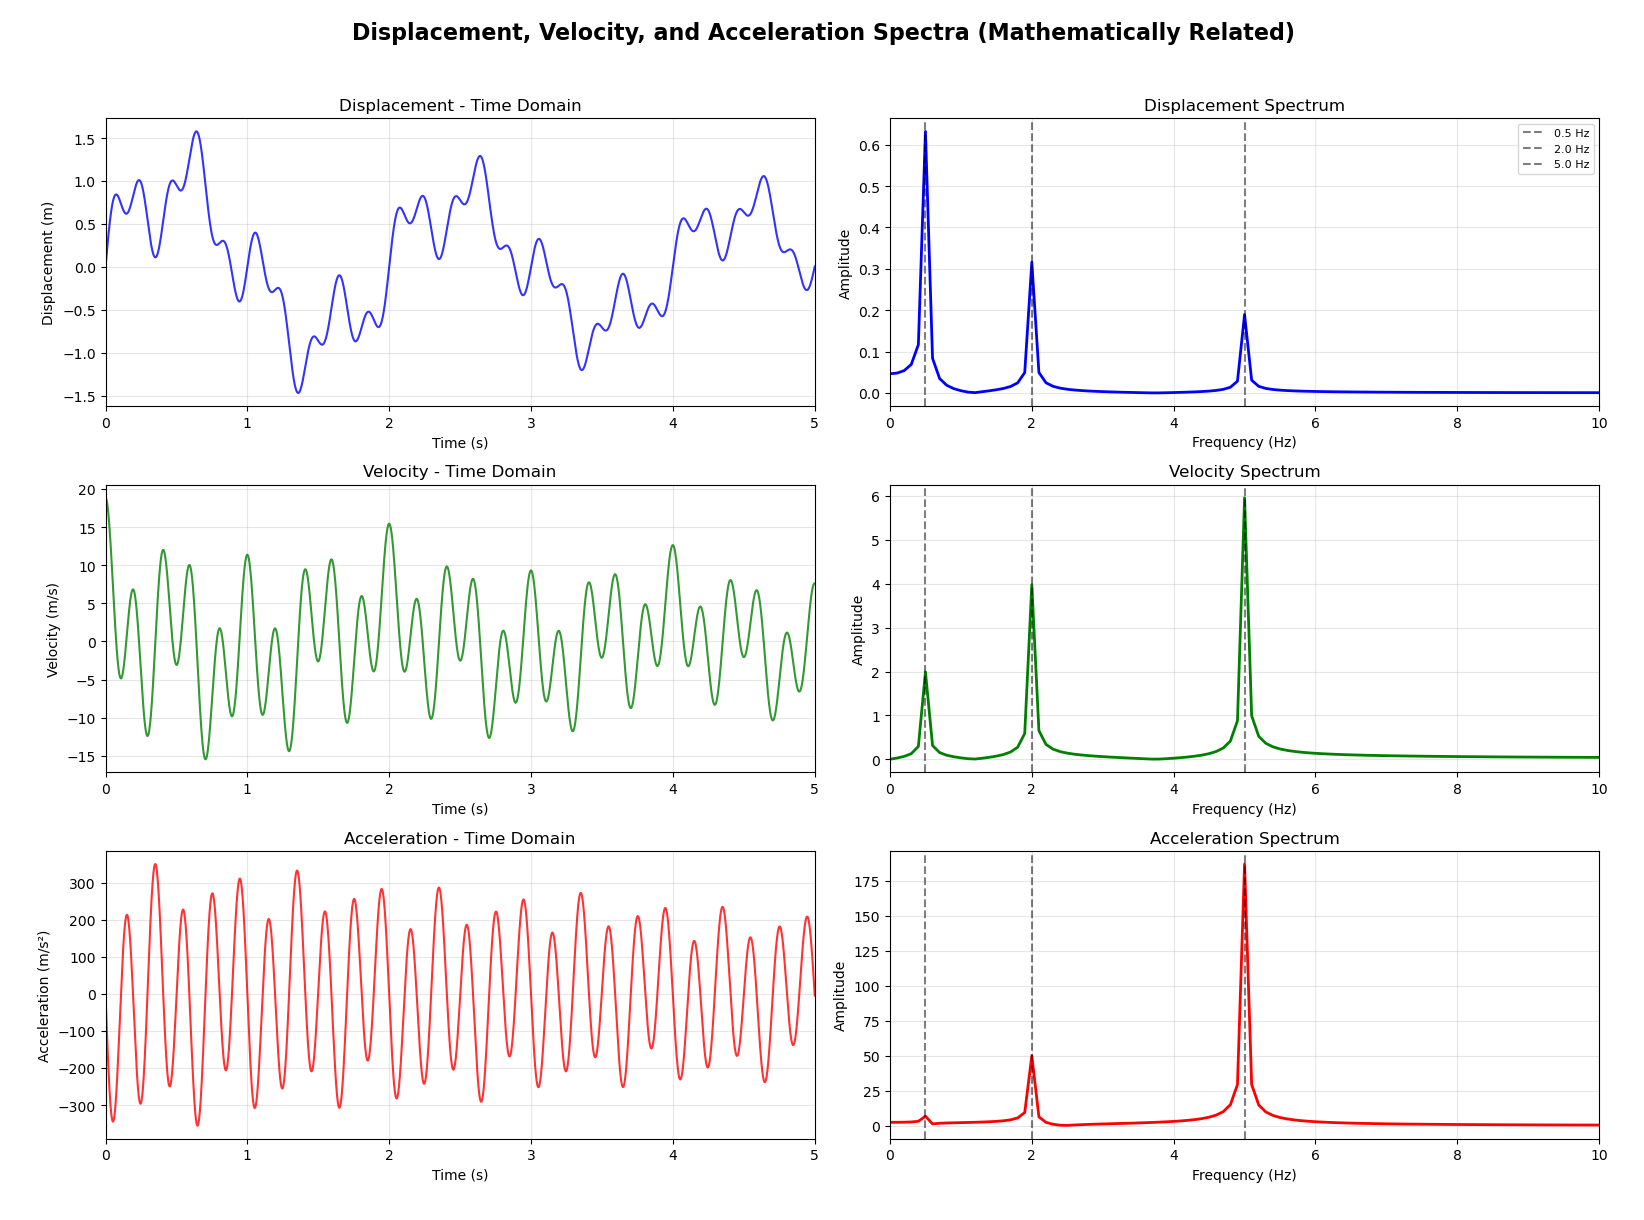

The script that drew this image:
######################################################################################################################
#                          >> IN THE NAME OF ALLAH, THE MOST GRACIOUS, THE MOST MERCIFUL <<                          #
#         SPECTRUM ANALYSIS OF KINEMATIC QUANTITIES: DISPLACEMENT, VELOCITY, AND ACCELERATION RELATIONSHIPS          #
#--------------------------------------------------------------------------------------------------------------------#
#                              THIS PROGRAM WRITTEN BY SALAR DELAVAR GHASHGHAEI (QASHQAI)                            #
#                                       EMAIL: salar.d.ghashghaei@gmail.com                                          #
######################################################################################################################
"""
 Spectral analysis of kinematic quantities (displacement, velocity, acceleration)
 is widely used in mechanical vibration analysis (machine fault detection), 
 structural health monitoring (earthquake response), SPECTRUM ANALYSIS OF KINEMATIC QUANTITIES: DISPLACEMENT,
 VELOCITY, AND ACCELERATION RELATIONSHIPSbiomechanics (gait analysis),
 and automotive/aerospace engineering (NVH testing and flight dynamics).
 It enables predictive maintenance, safety assurance, and performance optimization
 by identifying frequency patterns in dynamic systems.
 ------------------------------------------------
System that generates displacement, velocity, and acceleration spectra that are mathematically related
Key Features:
All signals are mathematically related through differentiation
[1] Vertical dashed lines mark the key frequency components
[2] The bar charts verify the theoretical relationships
[3] Numerical output confirms the relationships with error percentages
[4] The mathematical relationship is clearly demonstrated:
[5] Velocity spectrum amplitude = ω × displacement spectrum amplitude
[6] Acceleration spectrum amplitude = ω² × displacement spectrum amplitude
This shows how the spectra are fundamentally connected through the derivative relationship in the time domain.
"""
import numpy as np
import matplotlib.pyplot as plt
from scipy import signal

# Signal generation
fs = 1000  # Sampling frequency (Hz)
t = np.linspace(0, 10, fs*10)  # Time vector from 0 to 10 seconds

# Create a composite displacement signal with multiple frequency components
f1, f2, f3 = 0.5, 2.0, 5.0  # Frequencies (Hz)
A1, A2, A3 = 1.0, 0.5, 0.3  # Amplitudes
B1, B2, B3 = 2, 2, 2        # Amplitudes

# Displacement (position)
x = (A1 * np.sin(B1 * np.pi * f1 * t) + 
     A2 * np.sin(B2 * np.pi * f2 * t) + 
     A3 * np.sin(B3 * np.pi * f3 * t))

# Add some damping effect for realism
x *= np.exp(-0.1 * t)

# Velocity (first derivative of displacement)
v = np.gradient(x, t)

# Acceleration (second derivative of displacement)
a = np.gradient(v, t)

# Compute frequency spectra using FFT
def compute_spectrum(signal, fs):
    n = len(signal)
    freq = np.fft.rfftfreq(n, 1/fs)
    spectrum = np.abs(np.fft.rfft(signal)) / n * 2
    return freq, spectrum

# Spectra for each quantity
freq_x, spec_x = compute_spectrum(x, fs)
freq_v, spec_v = compute_spectrum(v, fs)
freq_a, spec_a = compute_spectrum(a, fs)

# Create the main figure
fig = plt.figure(figsize=(16, 12))
fig.suptitle('Displacement, Velocity, and Acceleration Spectra (Mathematically Related)', 
             fontsize=16, fontweight='bold', y=0.98)

# Plot 1: Time domain signals
ax1 = plt.subplot(3, 2, 1)
ax1.plot(t, x, 'b', linewidth=1.5, alpha=0.8)
ax1.set_title('Displacement - Time Domain')
ax1.set_xlabel('Time (s)')
ax1.set_ylabel('Displacement (m)')
ax1.grid(True, alpha=0.3)
ax1.set_xlim([0, 5])

ax2 = plt.subplot(3, 2, 3)
ax2.plot(t, v, 'g', linewidth=1.5, alpha=0.8)
ax2.set_title('Velocity - Time Domain')
ax2.set_xlabel('Time (s)')
ax2.set_ylabel('Velocity (m/s)')
ax2.grid(True, alpha=0.3)
ax2.set_xlim([0, 5])

ax3 = plt.subplot(3, 2, 5)
ax3.plot(t, a, 'r', linewidth=1.5, alpha=0.8)
ax3.set_title('Acceleration - Time Domain')
ax3.set_xlabel('Time (s)')
ax3.set_ylabel('Acceleration (m/s²)')
ax3.grid(True, alpha=0.3)
ax3.set_xlim([0, 5])

# Plot 2: Frequency spectra
ax4 = plt.subplot(3, 2, 2)
ax4.plot(freq_x, spec_x, 'b', linewidth=2)
ax4.set_title('Displacement Spectrum')
ax4.set_xlabel('Frequency (Hz)')
ax4.set_ylabel('Amplitude')
ax4.grid(True, alpha=0.3)
ax4.set_xlim([0, 10])
ax4.axvline(x=f1, color='k', linestyle='--', alpha=0.5, label=f'{f1} Hz')
ax4.axvline(x=f2, color='k', linestyle='--', alpha=0.5, label=f'{f2} Hz')
ax4.axvline(x=f3, color='k', linestyle='--', alpha=0.5, label=f'{f3} Hz')
ax4.legend(fontsize=8)

ax5 = plt.subplot(3, 2, 4)
ax5.plot(freq_v, spec_v, 'g', linewidth=2)
ax5.set_title('Velocity Spectrum')
ax5.set_xlabel('Frequency (Hz)')
ax5.set_ylabel('Amplitude')
ax5.grid(True, alpha=0.3)
ax5.set_xlim([0, 10])
for f in [f1, f2, f3]:
    ax5.axvline(x=f, color='k', linestyle='--', alpha=0.5)

ax6 = plt.subplot(3, 2, 6)
ax6.plot(freq_a, spec_a, 'r', linewidth=2)
ax6.set_title('Acceleration Spectrum')
ax6.set_xlabel('Frequency (Hz)')
ax6.set_ylabel('Amplitude')
ax6.grid(True, alpha=0.3)
ax6.set_xlim([0, 10])
for f in [f1, f2, f3]:
    ax6.axvline(x=f, color='k', linestyle='--', alpha=0.5)

# Plot 3: Relationship verification
# Calculate amplitudes at specific frequencies
freq_points = [f1, f2, f3]
x_amps = [spec_x[np.argmin(np.abs(freq_x - f))] for f in freq_points]
v_amps = [spec_v[np.argmin(np.abs(freq_v - f))] for f in freq_points]
a_amps = [spec_a[np.argmin(np.abs(freq_a - f))] for f in freq_points]

# Theoretical values based on differentiation in frequency domain
omega_points = [2 * np.pi * f for f in freq_points]
v_theoretical = [omega * x_amp for omega, x_amp in zip(omega_points, x_amps)]
a_theoretical = [omega**2 * x_amp for omega, x_amp in zip(omega_points, x_amps)]

plt.tight_layout(rect=[0, 0, 1, 0.96])
plt.show()

# Print mathematical relationships
print("="*70)
print("MATHEMATICAL RELATIONSHIPS BETWEEN SPECTRA:")
print("="*70)
print("In the frequency domain, differentiation corresponds to multiplication by jω:")
print("  V(ω) = jω × X(ω)")
print("  A(ω) = (jω)² × X(ω) = -ω² × X(ω)")
print("\nFor amplitude spectra (magnitude):")
print("  |V(ω)| = ω × |X(ω)|")
print("  |A(ω)| = ω² × |X(ω)|")
print("\n" + "="*70)

# Numerical verification
print("\nNUMERICAL VERIFICATION AT KEY FREQUENCIES:")
print("-"*70)
print(f"{'Frequency (Hz)':<15} {'ω (rad/s)':<15} {'|X|':<15} {'|V| (actual)':<15} {'|V| (ω|X|)':<15} {'Error (%)':<10}")
print("-"*70)

for i, f in enumerate([f1, f2, f3]):
    omega = 2 * np.pi * f
    x_amp = x_amps[i]
    v_amp_actual = v_amps[i]
    v_amp_theory = omega * x_amp
    error = abs(v_amp_actual - v_amp_theory) / v_amp_theory * 100
    
    print(f"{f:<15.1f} {omega:<15.2f} {x_amp:<15.4f} {v_amp_actual:<15.4f} {v_amp_theory:<15.4f} {error:<10.2f}")

print("\n" + "-"*70)
print(f"{'Frequency (Hz)':<15} {'ω (rad/s)':<15} {'|X|':<15} {'|A| (actual)':<15} {'|A| (ω²|X|)':<15} {'Error (%)':<10}")
print("-"*70)

for i, f in enumerate([f1, f2, f3]):
    omega = 2 * np.pi * f
    x_amp = x_amps[i]
    a_amp_actual = a_amps[i]
    a_amp_theory = omega**2 * x_amp
    error = abs(a_amp_actual - a_amp_theory) / a_amp_theory * 100
    
    print(f"{f:<15.1f} {omega:<15.2f} {x_amp:<15.4f} {a_amp_actual:<15.4f} {a_amp_theory:<15.4f} {error:<10.2f}")

print("="*70)
